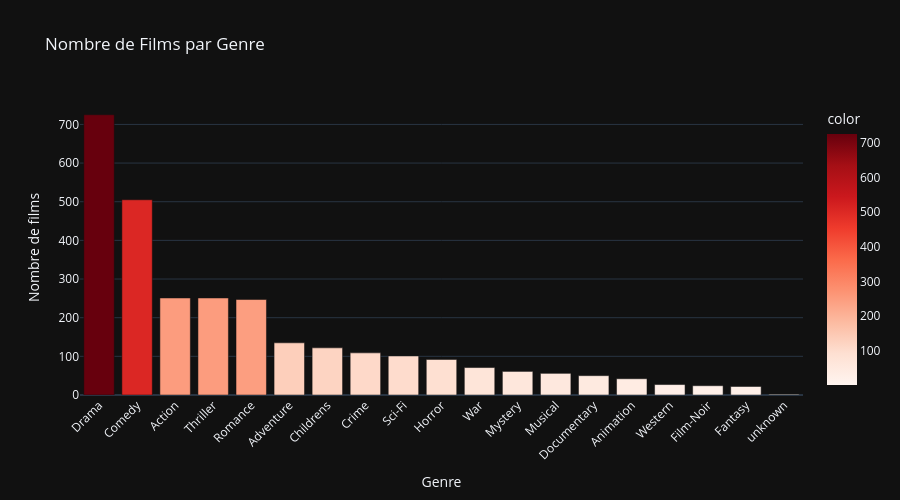

The notebook cell this image was saved under:
### Markdown cell above
## 3.3 Analyse des Genres

### Code cell
# Popularité des genres
genre_counts = movies[genre_cols].sum().sort_values(ascending=False)

fig = px.bar(
    x=genre_counts.index,
    y=genre_counts.values,
    title="Nombre de Films par Genre",
    labels={'x': 'Genre', 'y': 'Nombre de films'},
    color=genre_counts.values,
    color_continuous_scale='Reds'
)

fig.update_layout(
    template="plotly_dark",
    xaxis_tickangle=-45,
    showlegend=False,
    height=500
)

fig.show()

### Figure 1 — Plotly figure (JSON) as saved in the notebook; plotly's stock layout.template omitted (floating-point values rounded to 4 significant figures)
{"data": [{"hovertemplate": "Genre=%{x}<br>Nombre de films=%{y}<br>color=%{marker.color}<extra></extra>", "legendgroup": "", "marker": {"color": [725, 505, 251, 251, 247, 135, 122, 109, 101, 92, 71, 61, 56, 50, 42, 27, 24, 22, 2], "coloraxis": "coloraxis", "pattern": {"shape": ""}}, "name": "", "orientation": "v", "showlegend": false, "textposition": "auto", "type": "bar", "x": ["Drama", "Comedy", "Action", "Thriller", "Romance", "Adventure", "Childrens", "Crime", "Sci-Fi", "Horror", "War", "Mystery", "Musical", "Documentary", "Animation", "Western", "Film-Noir", "Fantasy", "unknown"], "xaxis": "x", "y": [725, 505, 251, 251, 247, 135, 122, 109, 101, 92, 71, 61, 56, 50, 42, 27, 24, 22, 2], "yaxis": "y"}], "layout": {"barmode": "relative", "coloraxis": {"colorbar": {"title": {"text": "color"}}, "colorscale": [[0, "rgb(255,245,240)"], [0.125, "rgb(254,224,210)"], [0.25, "rgb(252,187,161)"], [0.375, "rgb(252,146,114)"], [0.5, "rgb(251,106,74)"], [0.625, "rgb(239,59,44)"], [0.75, "rgb(203,24,29)"], [0.875, "rgb(165,15,21)"], [1, "rgb(103,0,13)"]]}, "height": 500, "legend": {"tracegroupgap": 0}, "showlegend": false, "title": {"text": "Nombre de Films par Genre"}, "xaxis": {"anchor": "y", "domain": [0, 1], "tickangle": -45, "title": {"text": "Genre"}}, "yaxis": {"anchor": "x", "domain": [0, 1], "title": {"text": "Nombre de films"}}}}
